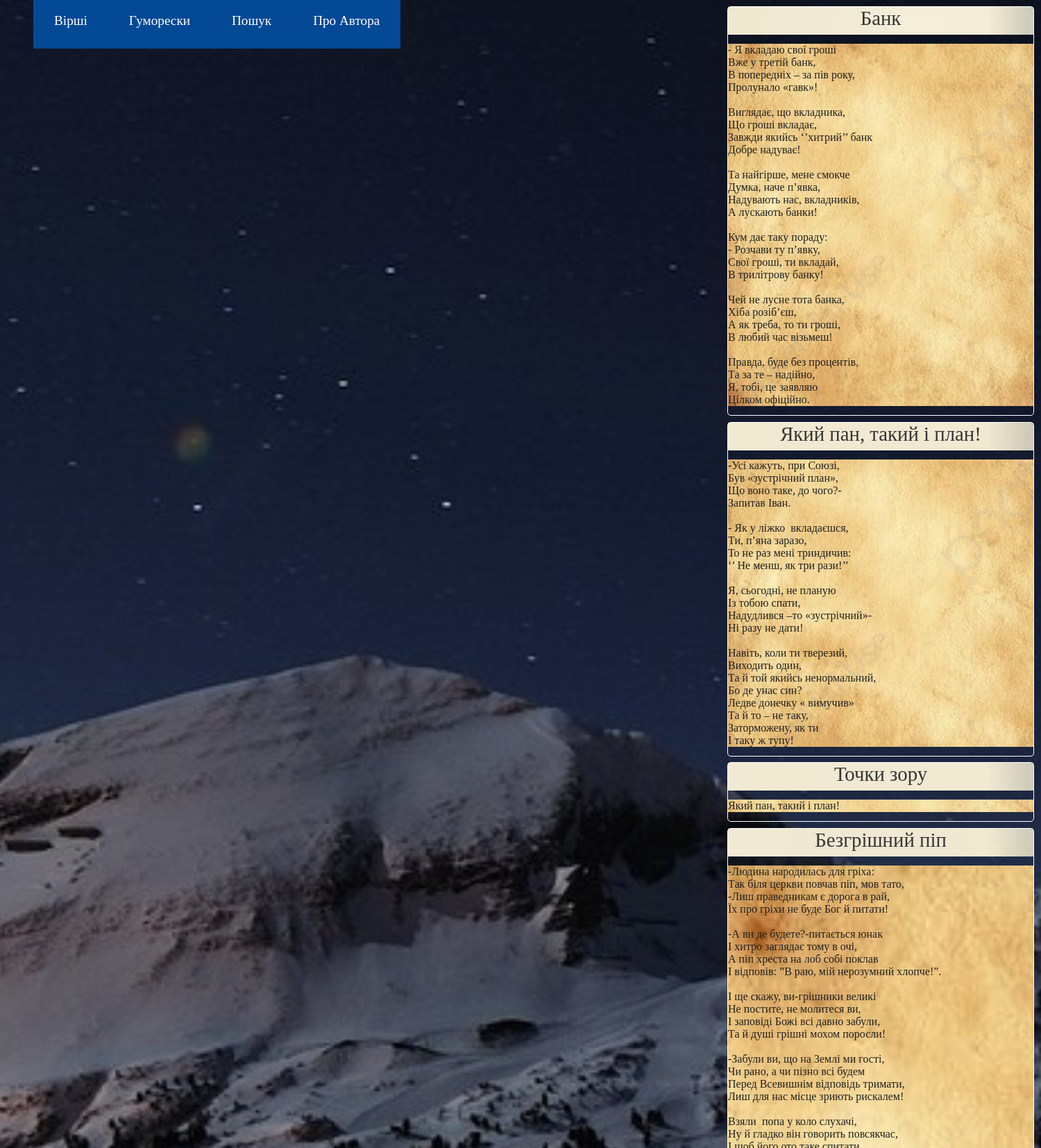
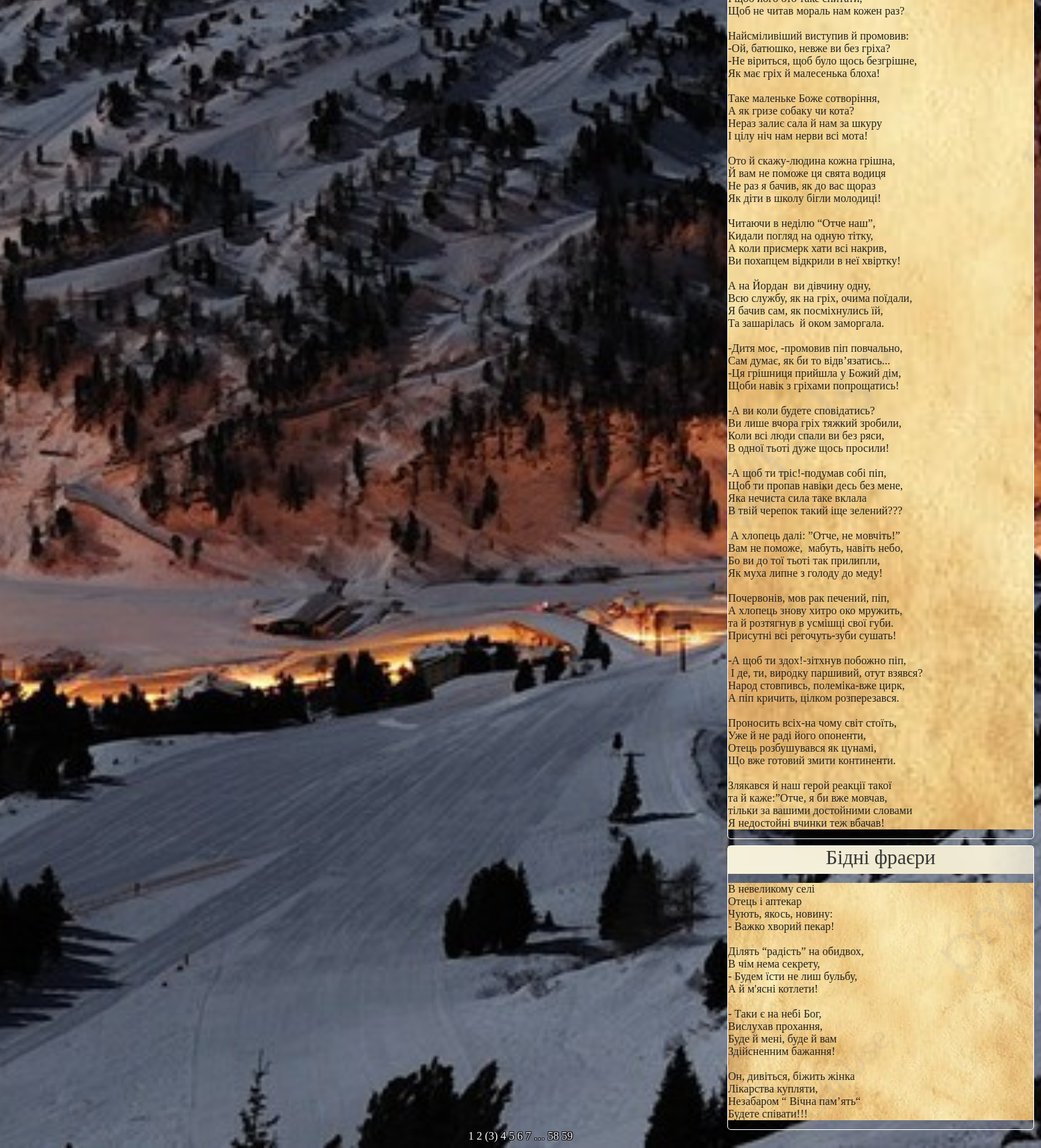
Page /humoresques/3 on the committed database (2 pictures, top to bottom).
### app/models.py (models this page shows)
class Humoresque(db.Model):
    id = db.Column(db.Integer, primary_key=True)
    title = db.Column(db.String(20), unique=True)
    text = db.Column(db.String(1028), unique=True)

### app/routes.py (the view)
@app.route('/humoresques/<int:hum_page_num>')
def humoresques(hum_page_num):
    humoresques = Humoresque.query.paginate(per_page=5, page=hum_page_num, error_out=True)
    return render_template('humoresques.html', title='Гуморески',  humoresques=humoresques)

### app/templates/humoresques.html
{% extends "base.html" %}
{% block app_content %}
    {% for humoresque in humoresques.items %}
        {% include "_humoresque.html" %}
    {% endfor %}
    <div class="pagination-links">
    {% for page in humoresques.iter_pages() %}
        {% if page %}
            {% if page != humoresques.page %}
                <a href="{{ url_for('humoresques', hum_page_num=page) }}">{{ page }}</a>
            {% else %}
                <span style="color: white;">({{ page }})</span>
            {% endif %}
        {% else %}
            <span class=ellipsis style="color: white;">…</span>
        {% endif %}
    {% endfor %}
    </div>
{% endblock %}

### app/templates/base.html (shortened to what this page needs)
<html>
    <head>
        <link rel="stylesheet" href="{{ url_for('static', filename='styles.css') }}"/>
    </head>
    <body>
        <div id="navbar-container">
            <div id="navbar">
                <div class="link-div">
                    <nav>
                        <ul class="nav-links">
                            <li><a href="{{ url_for('poems', page_num=1) }}">Вірші</a></li>
                            <li><a href="{{ url_for('humoresques', hum_page_num=1) }}">Гуморески</a></li>
                            <li><a href="{{ url_for('search') }}">Пошук</a></li>
                            <li><a href="{{ url_for('about') }}">Про Автора</a></li>
                        </ul>
                    </nav>
                </div>
            </div>
        </div>
        <div id="page_container">
            {% block content %}
            <div class="container-fluid" style="margin-top: 100px;">
                {% block app_content %}{% endblock %}
            </div>
            {% endblock %}
        </div>
    </body>
</html>

### app/templates/_humoresque.html
{% extends "base.html" %}
{% block app_content %}
    <div id="poem-container">
        <div id="title">{{humoresque.title}}</div>
        <pre><div id="text">{{humoresque.text}}</div></pre>
    </div>
{% endblock %}

### app/static/styles.css (style rules this page uses)
#poem-container { width: 440px; border: 1px solid white; color: white; margin-left: 65rem; margin-top: -5.7rem; border-radius: 5px; }
#title { width: 100%; height: 40px; background: url('/static/title_bg.jpg') no-repeat center center fixed; -webkit-background-size: cover; -moz-background-size: cover; -o-background-size: cover; background-size: cover; font-family: 'Lobster Two', cursive; font-size: 1.8rem; color: #353535; text-align: center; }
#text { background: url('/static/poem_bg.jpg') no-repeat center center; width: 100%; -webkit-background-size: cover; -moz-background-size: cover; -o-background-size: cover; background-size: cover; font-family: 'Lobster Two', cursive ; font-size: 1rem; color: #212121; }
#navbar-container { position: absolute; top: 0; height: 100px; width: 50%; }
#navbar { position: fixed; display: flex; justify-content: space-between; align-items: center; font-size: 1.2rem; margin-bottom: 100px; }
a { text-decoration: none; color: white; }
body { background: url('/static/night-mnt.jpg') no-repeat center center fixed; -webkit-background-size: cover; -moz-background-size: cover; -o-background-size: cover; background-size: cover; font-family: 'Lobster Two', cursive; }
.nav-links { display: flex; list-style: none; }
.nav-links a { padding: 30px; margin-right: 0px; background: rgb(4, 73, 150); transition: 0.3s ease-out; }
.pagination-links { text-align: center; text-shadow: -1px -1px 0 #000, 1px -1px 0 #000, -1px 1px 0 #000, 1px 1px 0 #000; float: bottom 0; }

### rows in the picture
Humoresque: title "Банк", text "- Я вкладаю свої гроші Вже у третій банк, В попередніх – за пів року, Пролунало «гавк»! Виглядає, що вкладника, Що гроші вкладає, Завжди якийсь ‘’хитрий’’ банк Добре надуває! Та найгірше, мене смокче Думка, наче п’явка, Надувають нас, вкладників, А лускають банки! Кум дає таку пораду: - Розчави ту п’явку, Свої гроші, ти вкладай, В трилітрову банку! Чей не лусне тота банка, Хіба розіб’єш, А як треба, то ти гроші, В любий час візьмеш! Правда, буде без процентів, Та за те – надійно, Я, тобі, це заявляю Цілком офіційно."
Humoresque: title "Який пан, такий і план!", text "-Усі кажуть, при Союзі, Був «зустрічний план», Що воно таке, до чого?- Запитав Іван. - Як у ліжко вкладаєшся, Ти, п’яна заразо, То не раз мені триндичив: ‘’ Не менш, як три рази!’’ Я, сьогодні, не планую Із тобою спати, Надудлився –то «зустрічний»- Ні разу не дати! Навіть, коли ти тверезий, Виходить один, Та й той якийсь ненормальний, Бо де унас син? Ледве донечку « вимучив» Та й то – не таку, Заторможену, як ти І таку ж тупу!"
Humoresque: title "Точки зору", text "Який пан, такий і план!"
Humoresque: title "Безгрішний піп", text "-Людина народилась для гріха: Так біля церкви повчав піп, мов тато, -Лиш праведникам є дорога в рай, Їх про гріхи не буде Бог й питати! -А ви де будете?-питається юнак І хитро заглядає тому в очі, А піп хреста на лоб собі поклав І відповів: ”В раю, мій нерозумний хлопче!”. І ще скажу, ви-грішники великі Не постите, не молитеся ви, І заповіді Божі всі давно забули, Та й душі грішні мохом поросли! -Забули ви, що на Землі ми гості, Чи рано, а чи пізно всі будем Перед Всевишнім відповідь тримати, Лиш для нас місце зриють рискалем! Взяли попа у коло слухачі, Ну й гладко він говорить повсякчас, І щоб його ото таке спитати, Щоб не читав мораль нам кожен раз? Найсміливіший виступив й промовив: -Ой,…"
Humoresque: title "Бідні фраєри", text "В невеликому селі Отець і аптекар Чують, якось, новину: - Важко хворий пекар! Ділять “радість” на обидвох, В чім нема секрету, - Будем їсти не лиш бульбу, А й м'ясні котлети! - Таки є на небі Бог, Вислухав прохання, Буде й мені, буде й вам Здійсненним бажання! Он, дивіться, біжить жінка Лікарства купляти, Незабаром “ Вічна пам’ять“ Будете співати!!!"

### other values in the picture
{{ page }} "1" "2" "4" "5" "6" "7" "58" "59"
{{ page }} "3"
